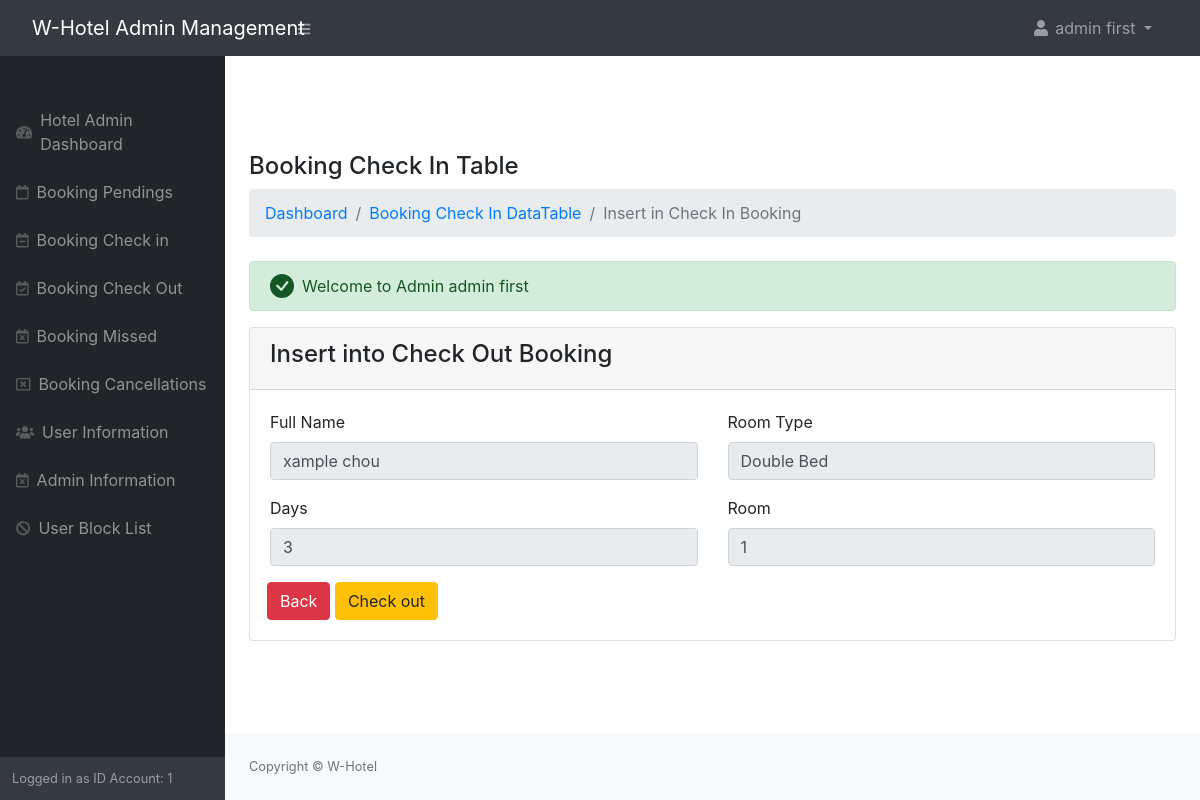
/admin/checkout.php?id=5 (signed in), run on the app's committed database.
### tables this page shows
CREATE TABLE `booking` (
  `id` int(11) NOT NULL,
  `fullname` varchar(255) NOT NULL,
  `booking_by` varchar(255) NOT NULL,
  `status` varchar(255) NOT NULL,
  `date_booking` timestamp NOT NULL DEFAULT current_timestamp(),
  `set_booking` datetime NOT NULL,
  `price` varchar(255) NOT NULL,
  `editbooking_at` datetime NOT NULL,
  `editbooking_by` varchar(255) NOT NULL,
  `checkin_date` datetime NOT NULL,
  `by_checkin` varchar(255) NOT NULL,
  `days` varchar(255) NOT NULL,
  `room_no` varchar(255) NOT NULL,
  `setdate_checkout` datetime NOT NULL,
  `editsetdatecheckout_at` datetime NOT NULL,
  `editsetdatecheckout_by` varchar(255) NOT NULL,
  `bill` varchar(255) NOT NULL,
  `date_checkout` datetime NOT NULL,
  `checkout_by` varchar(255) NOT NULL,
  `checkout_room` varchar(255) NOT NULL,
  `payment` varchar(255) NOT NULL,
  `cancel_by` varchar(255) NOT NULL,
  `missed_by` varchar(255) NOT NULL,
  `markmissed_at` datetime NOT NULL
);

### admin/checkout.php (the view, shortened to what this page needs)
<?php
include('authentication.php');
include('includes/header.php');
echo "<br>";echo "<br>";
echo "<br>";
?>
<div class="container-sm px-4">
    <h4 class="mt-4">Booking Check In Table</h4>
     <ol class="breadcrumb mb-4">
        <li class="breadcrumb-item"><a href="index.php">Dashboard</a></li>
        <li class="breadcrumb-item"><a href="bookingcheckin.php">Booking Check In DataTable</a></li>
        <li class="breadcrumb-item active">Insert in Check In Booking</li>
    </ol>
    <?php include('messagefunction_green.php');  ?>
    <div class="row">
        <div class="col-md-12">
            <div class="card">
                <div class="card-header">
                    <h4>Insert into Check Out Booking</h4>
                </div>
                <div class="card-body">
                    <?php
                    if(isset($_GET['id']))
                        {
                            $user_id = $_GET['id'];
                            $users = "SELECT * FROM booking where id='$user_id'";
                            $users_run = mysqli_query($con, $users);
                            if(mysqli_num_rows($users_run) > 0)
                            {
                                foreach ($users_run as $user )
                                {
                                ?>
                    <form  action="bookingcode.php" method="POST">
                        <div class="row">
                            <div class="col-md-6 mb-3">
                                <label>Full Name</label>
                                <input readonly="readonly" class="form-control" type="text" value="<?=$user['fullname'] ?>" name="fullname">
                            </div>
                            <div class="col-md-6 mb-3">
                                <label  for="" >Room Type</label>
                                <select readonly="readonly"  name="price" class="form-control">
                                    <option value="3000" <?= $user['price'] == '3000' ? 'selected':'' ?> >Double Bed</option>
                                </select>
                            </div>
                            <div class="col-md-6 mb-3">
                                <label>Days</label>
                                <input readonly="readonly" required  class="form-control" type="text" value="<?=$user['days'] ?>" name="days">
                            </div>
                            <div  class="col-md-6 mb-3">
                                <label>Room</label>
                                <input readonly="readonly" required class="form-control" type="text" value="<?=$user['room_no'] ?>" name="checkout_room">
                            </div>
                            <div class="d-grid gap-2 d-md-block">
                                <td><a href="bookingcheckin.php" class="btn btn-danger">Back</a></td>
                                 <button type="submit" name="checkout_btn" class="btn btn-warning">Check out</button>
                            </div>
                        </div>
                    </form>
                                <?php
                                }
                            }
                            else
                            {
                                ?>
                                <h4>No Record Found</h4>
                                <?php
                            }
                        }
                    ?>
                </div>
            </div>
        </div>
    </div>
</div>
<?php
include('includes/footer.php');
include('includes/scripts.php');
?>

### data on the page
booking: fullname "xample chou", price "Double Bed", days "3", checkout_room "1"

### other printed values
$_SESSION['auth_user']['user_name'] "admin first"
$_SESSION['auth_user']['user_id'] "1"
$_SESSION['green'] "Welcome to Admin admin first"
